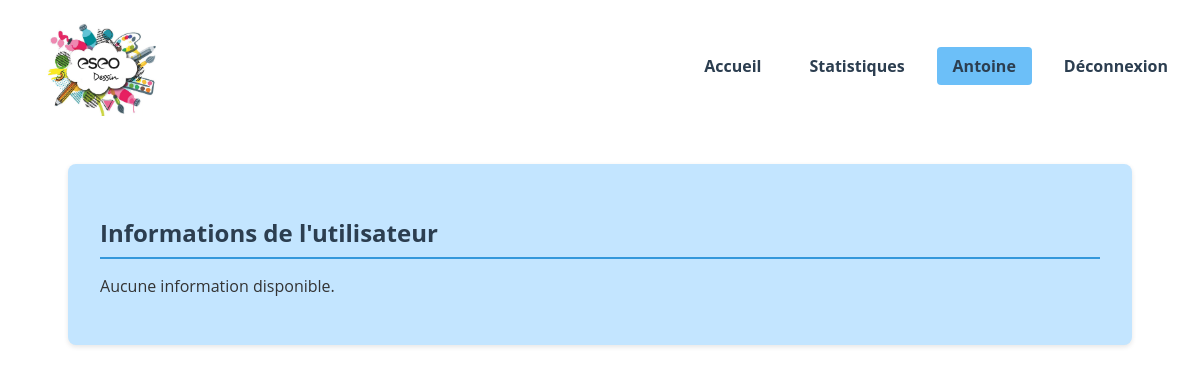
Before: /HTML/protected_page.php (signed in) with the older database file.
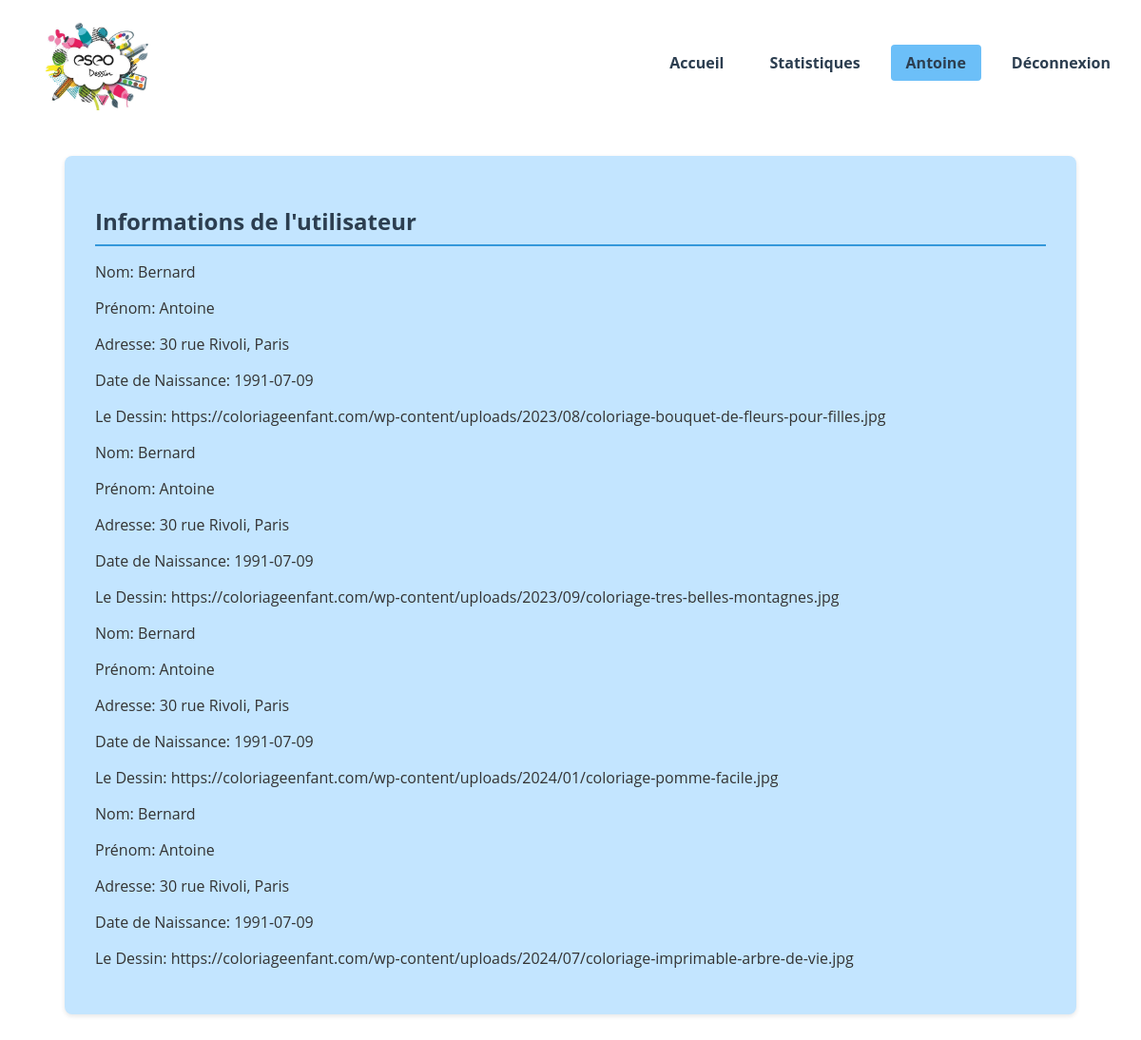
After: the same page with the newer database file.
### tables this page shows
CREATE TABLE Utilisateur
(
    numUtilisateur Integer PRIMARY KEY AUTO_INCREMENT,
    numClub Integer NOT NULL,
    nom VARCHAR(50) NOT NULL,
    prenom VARCHAR(50) NOT NULL,
    adresse VARCHAR(120) NOT NULL,
    login VARCHAR(50) NOT NULL,
    motDePasse VARCHAR(50) NOT NULL,
    email VARCHAR(50) NOT NULL,
    dateNaissance DATE NOT NULL,
    FOREIGN KEY (numClub) REFERENCES Club(numClub)
);

### HTML/protected_page.php (the view, shortened to what this page needs)
<?php
require 'config.php';
$sql = "SELECT u.nom, u.prenom, u.adresse, u.dateNaissance, d.leDessin
        FROM Utilisateur u, Dessin d, Competiteur c
        WHERE u.numUtilisateur=? and d.numCompetiteur=c.numCompetiteur and c.numCompetiteur=u.numUtilisateur
        GROUP BY d.leDessin";
$stmt = $conn->prepare($sql);
$stmt->bind_param("i", $_SESSION['login']);
$stmt->execute();
$result = $stmt->get_result();
$userInfo = [];
if ($result->num_rows > 0) {
    while ($row = $result->fetch_assoc()) {
        $userInfo[] = $row;
    }
}
?>
<!DOCTYPE html>
<html lang="en">
<head>
    <link rel="stylesheet" href="CSS/style.css">
</head>
<body>
<header class="main-header">
    <img src="Images/logo_dessin.png" alt="Logo Dessin" class="logo" width="170" height="100">
    <nav class="main-nav">
        <ul>
            <li><a href="main.php" class="<?php echo basename($_SERVER['PHP_SELF']) == 'main.php' ? 'active' : ''; ?>">Accueil</a></li>
            <li><a href="stats.php" class="<?php echo basename($_SERVER['PHP_SELF']) == 'stats.php' ? 'active' : ''; ?>">Statistiques</a></li>
            <?php if (isset($_SESSION['username'])): ?>
                <li><a href="protected_page.php" class="<?php echo basename($_SERVER['PHP_SELF']) == 'protected_page.php' ? 'active' : ''; ?>"><?php echo htmlspecialchars($_SESSION['username']); ?></a></li>
                <li><a href="logout.php" class="<?php echo basename($_SERVER['PHP_SELF']) == 'logout.php' ? 'active' : ''; ?>">Déconnexion</a></li>
            <?php else: ?>
                <li><a href="login.php" class="<?php echo basename($_SERVER['PHP_SELF']) == 'login.php' ? 'active' : ''; ?>">Connexion</a></li>
                <li><a href="register.php" class="<?php echo basename($_SERVER['PHP_SELF']) == 'register.php' ? 'active' : ''; ?>">Inscription</a></li>
            <?php endif; ?>
        </ul>
    </nav>
</header>
<section id="user-info" class="section">
    <h2>Informations de l'utilisateur</h2>
    <?php if (!empty($userInfo)): ?>
        <?php foreach ($userInfo as $info): ?>
            <p>Nom: <?php echo htmlspecialchars($info['nom']); ?></p>
            <p>Prénom: <?php echo htmlspecialchars($info['prenom']); ?></p>
            <p>Adresse: <?php echo htmlspecialchars($info['adresse']); ?></p>
            <p>Date de Naissance: <?php echo htmlspecialchars($info['dateNaissance']); ?></p>
            <p>Le Dessin: <?php echo htmlspecialchars($info['leDessin']); ?></p>
        <?php endforeach; ?>
    <?php else: ?>
        <p>Aucune information disponible.</p>
    <?php endif; ?>
</section>
</body>
</html>

Changed rows visible on the page:
now on this page (row edited): utilisateur: nom "Bernard", prenom "Antoine", adresse "30 rue Rivoli, Paris", dateNaissance "1991-07-09", leDessin "https://coloriageenfant.com/wp-content/uploads/2023/08/coloriage-bouquet-de-fleurs-pour-filles.jpg", leDessin "https://coloriageenfant.com/wp-content/uploads/2023/09/coloriage-tres-belles-montagnes.jpg", leDessin "https://coloriageenfant.com/wp-content/uploads/2024/01/coloriage-pomme-facile.jpg", leDessin "https://coloriageenfant.com/wp-content/uploads/2024/07/coloriage-imprimable-arbre-de-vie.jpg"
Other visible differences:
text no longer shown: "Aucune information disponible."
